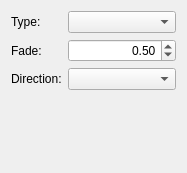
<ui version="4.0" >
 <class>SpiralShapeConfigWidget</class>
 <widget class="QWidget" name="SpiralShapeConfigWidget" >
  <property name="geometry" >
   <rect>
    <x>0</x>
    <y>0</y>
    <width>187</width>
    <height>173</height>
   </rect>
  </property>
  <property name="windowTitle" >
   <string>Spiral Shape</string>
  </property>
  <layout class="QFormLayout" >
   <item row="0" column="0" >
    <widget class="QLabel" name="label_3" >
     <property name="text" >
      <string>Type:</string>
     </property>
    </widget>
   </item>
   <item row="0" column="1" >
    <widget class="QComboBox" name="spiralType" />
   </item>
   <item row="1" column="0" >
    <widget class="QLabel" name="label" >
     <property name="text" >
      <string>Fade:</string>
     </property>
    </widget>
   </item>
   <item row="1" column="1" >
    <widget class="QDoubleSpinBox" name="fade" >
     <property name="alignment" >
      <set>Qt::AlignRight|Qt::AlignTrailing|Qt::AlignVCenter</set>
     </property>
     <property name="suffix" >
      <string/>
     </property>
     <property name="maximum" >
      <double>1.000000000000000</double>
     </property>
     <property name="singleStep" >
      <double>0.100000000000000</double>
     </property>
     <property name="value" >
      <double>0.500000000000000</double>
     </property>
    </widget>
   </item>
   <item row="2" column="0" >
    <widget class="QLabel" name="label_4" >
     <property name="text" >
      <string>Direction:</string>
     </property>
    </widget>
   </item>
   <item row="2" column="1" >
    <widget class="QComboBox" name="clockWise" />
   </item>
   <item row="3" column="0" >
    <spacer>
     <property name="orientation" >
      <enum>Qt::Vertical</enum>
     </property>
     <property name="sizeHint" >
      <size>
       <width>20</width>
       <height>40</height>
      </size>
     </property>
    </spacer>
   </item>
  </layout>
 </widget>
 <resources/>
 <connections/>
</ui>
